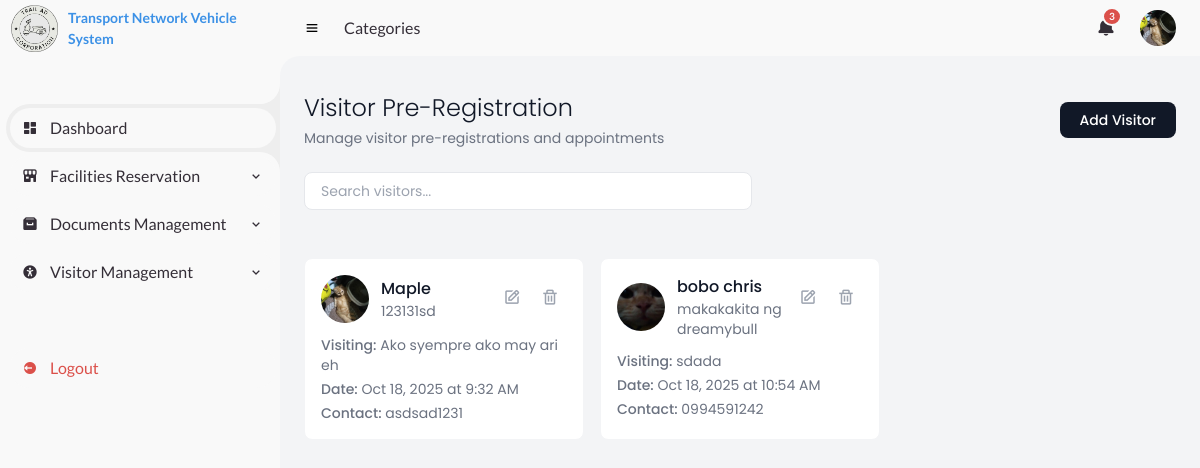
The page /PHP/Visitor_Pre_Registration.php (signed in) on the database its author committed.
### tables this page shows
CREATE TABLE `users` (
  `id` int(11) NOT NULL,
  `username` varchar(50) NOT NULL,
  `password` varchar(255) NOT NULL,
  `role` enum('super_admin','admin','employee') NOT NULL,
  `created_at` timestamp NOT NULL DEFAULT current_timestamp(),
  `email` varchar(255) DEFAULT NULL,
  `profile_picture` varchar(255) DEFAULT NULL
);

CREATE TABLE `visitors` (
  `id` int(11) NOT NULL,
  `name` varchar(100) NOT NULL,
  `contact` varchar(20) NOT NULL,
  `purpose` varchar(255) NOT NULL,
  `visit_date` date NOT NULL,
  `visit_time` time NOT NULL,
  `person_to_visit` varchar(100) NOT NULL,
  `created_at` timestamp NOT NULL DEFAULT current_timestamp(),
  `checkin` datetime DEFAULT NULL,
  `checkout` datetime DEFAULT NULL,
  `status` enum('Checked-in','Checked-out') DEFAULT 'Checked-in',
  `picture_path` varchar(255) DEFAULT NULL,
  `request_status` enum('pending','approved','denied') DEFAULT 'pending',
  `pass_id` varchar(50) DEFAULT NULL,
  `approved_at` datetime DEFAULT NULL,
  `denied_at` datetime DEFAULT NULL
);

### PHP/partials/functions.php (called while the page is built, shortened)
<?php
function getPendingItems($conn) {
    $pendingItems = [];
    $sql_res = "SELECT 'Reservation' as type, reserved_by as name, created_at, 'Approval_Rejection_Requests.php' as link
                FROM reservations WHERE status = 'Pending' ORDER BY created_at DESC LIMIT 3";
    $result_res = $conn->query($sql_res);
    $sql_fac = "SELECT 'New Facility' as type, name, created_at, 'Reserve_Room.php' as link
                FROM facilities WHERE status = 'Pending' ORDER BY created_at DESC LIMIT 3";
    $result_fac = $conn->query($sql_fac);
    if ($result_fac && $result_fac->num_rows > 0) {
        while ($row = $result_fac->fetch_assoc()) {
            $pendingItems[] = $row;
        }
    }
    $sql_vis = "SELECT 'Visitor Pre-Reg' as type, name, created_at, 'Visitor_Pre_Registration.php' as link
                FROM visitors WHERE request_status = 'pending' ORDER BY created_at DESC LIMIT 3";
    $result_vis = $conn->query($sql_vis);
    if ($result_vis && $result_vis->num_rows > 0) {
        while ($row = $result_vis->fetch_assoc()) {
            $pendingItems[] = $row;
        }
    }
    usort($pendingItems, function($a, $b) {
        return strtotime($b['created_at']) - strtotime($a['created_at']);
    });
    return array_slice($pendingItems, 0, 5);
}
?>

### PHP/Visitor_Pre_Registration.php (the view, shortened to what this page needs)
<?php
include 'db_connect.php';
include 'partials/functions.php';
$pendingApprovals = getPendingItems($conn);
$visitors = $conn->query("SELECT * FROM visitors ORDER BY id DESC");
?>
<!DOCTYPE html>
<html lang="en">
<head>
    <link href='https://unpkg.com/boxicons@2.1.4/css/boxicons.min.css' rel='stylesheet'>
    <link rel="stylesheet" href="../CSS/index.css">
    <script src="https://cdn.tailwindcss.com"></script>
</head>
<body class="bg-gray-100 flex h-screen overflow-hidden">
    <?php include 'partials/sidebar.php'; ?>
    <section id="content">
        <?php include 'partials/header.php'; ?>
        <main class="max-w-7xl mx-auto px-4 py-8">
            <div class="mb-12">
                <div class="flex items-center justify-between mb-6">
                    <div>
                        <h1 class="text-2xl font-light text-gray-900">Visitor Pre-Registration</h1>
                        <p class="text-sm text-gray-500 mt-1">Manage visitor pre-registrations and appointments</p>
                    </div>
                    <button id="btnAdd" class="bg-gray-900 hover:bg-gray-800 text-white px-5 py-2 rounded-lg text-sm font-medium transition-colors">
                        Add Visitor
                    </button>
                </div>
                <div class="mb-6">
                    <input id="search" type="search" placeholder="Search visitors..."
                           class="w-full max-w-md border border-gray-200 rounded-lg px-4 py-2 text-sm focus:outline-none focus:border-gray-400 transition-colors" />
                </div>
            </div>
                <section id="visitorGrid" class="grid grid-cols-1 md:grid-cols-2 lg:grid-cols-3 gap-4">
                    <?php if ($visitors->num_rows > 0): ?>
                        <?php while ($v = $visitors->fetch_assoc()): ?>
                            <article class="visitorCard bg-white rounded-lg border border-gray-100 p-4 hover:border-gray-200 transition-colors"
                                    data-id="<?= $v['id'] ?>"
                                    data-name="<?= htmlspecialchars($v['name']) ?>"
                                    data-contact="<?= htmlspecialchars($v['contact']) ?>"
                                    data-purpose="<?= htmlspecialchars($v['purpose']) ?>"
                                    data-date="<?= $v['visit_date'] ?>"
                                    data-time="<?= $v['visit_time'] ?>"
                                    data-person="<?= htmlspecialchars($v['person_to_visit']) ?>"
                                    data-picture="<?= htmlspecialchars($v['picture_path'] ?? '') ?>">
                                <div class="flex items-start justify-between">
                                    <div class="flex items-center space-x-3">
                                        <?php
                                            $image_path = $v['picture_path'] ?? null;
                                            $image_url = !empty($image_path) && file_exists($image_path) ? $image_path : 'https://via.placeholder.com/60?text=No+Pic';
                                        ?>
                                        <div class="w-12 h-12 rounded-full overflow-hidden flex-shrink-0 bg-gray-100">
                                            <?php if ($image_url !== 'https://via.placeholder.com/60?text=No+Pic'): ?>
                                                <img src="<?= htmlspecialchars($image_url) ?>" alt="Visitor Picture" class="w-full h-full object-cover">
                                            <?php else: ?>
                                                <i class='bx bxs-user-circle text-6xl text-gray-400'></i>
                                            <?php endif; ?>
                                        </div>
                                        <div>
                                            <h3 class="visitorName font-medium text-gray-900"><?= htmlspecialchars($v['name']) ?></h3>
                                            <p class="visitorPurpose text-sm text-gray-500"><?= htmlspecialchars($v['purpose']) ?></p>
                                        </div>
                                    </div>
                                    <div class="flex gap-1 flex-shrink-0">
                                        <button class="btnEdit p-2 text-gray-400 hover:text-blue-600 transition-colors" title="Edit">
                                            <i class='bx bx-edit text-lg'></i>
                                        </button>
                                        <form method="POST" style="display:inline" onsubmit="return confirm('Delete this visitor?');">
                                            <button type="submit" class="btnDelete p-2 text-gray-400 hover:text-red-600 transition-colors" title="Delete">
                                                <i class='bx bx-trash text-lg'></i>
                                            </button>
                                        </form>
                                    </div>
                                </div>
                                <div class="mt-3 space-y-1 text-sm text-gray-500">
                                    <p><span class="font-medium">Visiting:</span> <?= htmlspecialchars($v['person_to_visit']) ?></p>
                                    <p><span class="font-medium">Date:</span> <?= date('M j, Y', strtotime($v['visit_date'])) ?> at <?= date('g:i A', strtotime($v['visit_time'])) ?></p>
                                    <p><span class="font-medium">Contact:</span> <?= htmlspecialchars($v['contact']) ?></p>
                                </div>
                            </article>
                        <?php endwhile; ?>
                    <?php else: ?>
                        <div id="emptyState" class="text-center py-10 text-slate-500 col-span-full">
                            No visitors pre-registered yet. Click "Add Visitor" to start.
                        </div>
                    <?php endif; ?>
                </section>
        </main>
    </section>
</body>
</html>

### PHP/partials/header.php (shortened to what this page needs)
<?php
$currentUserProfilePic = '../PICTURES/Ser.jpg';
try {
    if (isset($conn) && isset($_SESSION['user_id'])) {
        $columns = $conn->query("SHOW COLUMNS FROM users LIKE 'profile_picture'");
        if ($columns && $columns->num_rows > 0) {
            $stmt = $conn->prepare("SELECT profile_picture FROM users WHERE id = ?");
            $stmt->bind_param("i", $_SESSION['user_id']);
            $stmt->execute();
            $result = $stmt->get_result();
            $user = $result->fetch_assoc();
            if (!empty($user['profile_picture']) && file_exists("../uploads/profiles/" . $user['profile_picture'])) {
                $currentUserProfilePic = "../uploads/profiles/" . $user['profile_picture'];
            }
        }
    }
} catch (Exception $e) {
}
?>
<nav>
    <i class='bx bx-menu' ></i>
    <a href="#" class="nav-link">Categories</a>
    <a href="#" class="notification" id="notificationBtn">
        <i class='bx bxs-bell' ></i>
        <span class="num"><?= count($pendingApprovals) ?></span>
    </a>
    <a href="#" class="profile" id="profileBtn">
        <img src="<?= htmlspecialchars($currentUserProfilePic) ?>" alt="Profile">
    </a>
</nav>

### CSS/index.css (style rules this page uses)
* { margin: 0; padding: 0; box-sizing: border-box; }
a { text-decoration: none; }
:root { --poppins: 'Poppins', sans-serif; --lato: 'Lato', sans-serif; --light: #F9F9F9; --blue: #3C91E6; --light-blue: #CFE8FF; --grey: #eee; --dark-grey: #AAAAAA; --dark: #342E37; --red: #DB504A; --yellow: #FFCE26; --light-yellow: #FFF2C6; --orange: #FD7238; --light-orange: #FFE0D3; }
html { overflow-x: hidden; }
body { background: var(--grey); overflow-x: hidden; }
#content { position: relative; width: calc(100% - 280px); left: 280px; transition: .3s ease; }
#content nav { height: 56px; background: var(--light); padding: 0 24px; display: flex; align-items: center; grid-gap: 24px; font-family: var(--lato); position: sticky; top: 0; left: 0; z-index: 1000; }
#content nav::before { content: ''; position: absolute; width: 40px; height: 40px; bottom: -40px; left: 0; border-radius: 50%; box-shadow: -20px -20px 0 var(--light); }
#content nav a { color: var(--dark); }
#content nav .bx.bx-menu { cursor: pointer; }
#content nav .nav-link { font-size: 16px; transition: 3s ease; }
#content nav .notification { position: relative; font-size: 20px; }
#content nav .notification .num { position: absolute; top: -6px; right: -6px; width: 20px; border-radius: 50%; border: 2px solid var(--light); background: var(--red); color: var(--light); font-weight: 700; font-size: 10px; display: flex; justify-content: center; align-items: center; }
#content nav .profile img { width: 36px; height: 36px; object-fit: cover; border-radius: 50%; }
#content main { width: 100%; padding: 36px 24px; font-family: var(--poppins); max-height: calc(100vh - 56px); overflow-y: auto; }

### PHP/Visitor_Pre_Registration.php (style rules this page uses)
#content main { background-color: transparent; }

### rows shown on the page
users: profile_picture (picture)
visitors: picture_path (picture), name "Maple", purpose "123131sd", person_to_visit "Ako syempre ako may ari eh", visit_date "Oct 18, 2025", visit_time "9:32 AM", contact "asdsad1231"
visitors: picture_path (picture), name "bobo chris", purpose "makakakita ng dreamybull", person_to_visit "sdada", visit_date "Oct 18, 2025", visit_time "10:54 AM", contact "0994591242"

### other values the page prints
count($pendingApprovals) "3"
